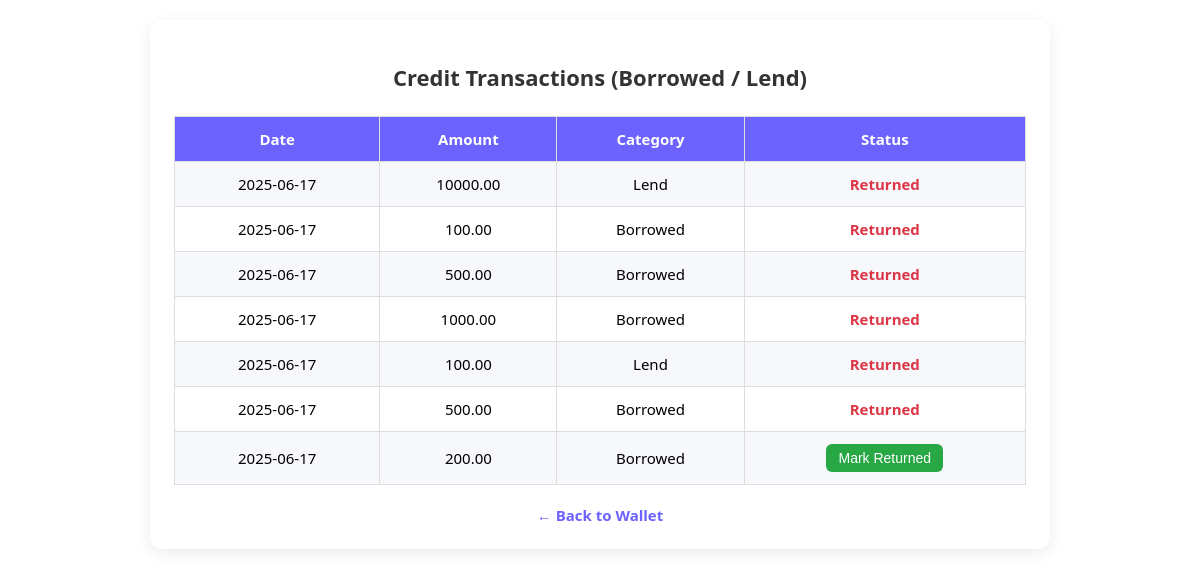
/credits/ (signed in), run on the app's committed database.
### myWalletapp/models.py (models this page shows, shortened)
class Transaction(models.Model):
    user = models.ForeignKey(User, on_delete=models.CASCADE)
    amount = models.DecimalField(
        max_digits=10,
        decimal_places=2,
        help_text="Transaction amount"
    )
    category = models.ForeignKey(
        Category,
        on_delete=models.CASCADE,
        related_name='transactions',
        help_text="Select or create a category"
    )
    description = models.CharField(
        max_length=100,
        blank=True,
        null=True,
        help_text="Optional transaction description"
    )
    date = models.DateTimeField(default=timezone.now)
    returned = models.BooleanField(default=False)
    return_date = models.DateTimeField(null=True, blank=True)
    class Meta:
        ordering = ['-date']
        verbose_name = "Transaction"
        verbose_name_plural = "Transactions"

class Category(models.Model):
    INCOME = 'IN'
    EXPENSE = 'EX'
    TYPE_CHOICES = [
        (INCOME, 'Income'),
        (EXPENSE, 'Expense'),
    ]
    user = models.ForeignKey(User, on_delete=models.CASCADE)
    name = models.CharField(
        max_length=50,
        validators=[MinLengthValidator(2)],
        help_text="Category name (e.g. Salary, Rent, Food)"
    )
    transaction_type = models.CharField(
        max_length=2,
        choices=TYPE_CHOICES,
        help_text="Income or Expense category"
    )
    is_default = models.BooleanField(default=False)
    class Meta:
        verbose_name_plural = "Categories"
        unique_together = ('user', 'name', 'transaction_type')
        ordering = ['transaction_type', 'name']

### myWalletapp/views.py (the view)
# urls.py: path('credits/', views.credit_view, name='credit_view'),
@login_required
def credit_view(request):
    credit_categories = Category.objects.filter(user=request.user, name__in=['Borrowed', 'Lend'])
    credits = Transaction.objects.filter(user=request.user, category__in=credit_categories)
    return render(request, 'credit_view.html', {
        'credits': credits
    })

### Template/credit_view.html (shortened to what this page needs)
<!DOCTYPE html>
<html lang="en">
<head>
</head>
<body>
<div class="container">
    <h2>Credit Transactions (Borrowed / Lend)</h2>
    <table>
        <tr>
            <th>Date</th>
            <th>Amount</th>
            <th>Category</th>
            <th>Status</th>
        </tr>
        {% for txn in credits %}
        <tr>
            <td>{{ txn.date|date:"Y-m-d" }}</td>
            <td>{{ txn.amount }}</td>
            <td>{{ txn.category.name }}</td>
            <td>
                {% if txn.returned %}
                    <span class="returned">Returned</span>
                {% else %}
                    <form action="{% url 'myWalletapp:mark_as_returned' txn.pk %}" method="post" style="margin: 0;">
                        <button type="submit">Mark Returned</button>
                    </form>
                {% endif %}
            </td>
        </tr>
        {% endfor %}
    </table>
    <a href="{% url 'myWalletapp:wallet' %}">← Back to Wallet</a>
</div>
</body>
</html>

### Template/credit_view.html (style rules this page uses)
* { box-sizing: border-box; }
body { font-family: 'Segoe UI', Tahoma, Geneva, Verdana, sans-serif; background-color: #ffffff; margin: 0; padding: 0; display: flex; justify-content: center; align-items: flex-start; min-height: 100vh; }
.container { background-color: #fff; padding: 24px; margin: 20px; border-radius: 12px; box-shadow: 0 4px 16px rgba(0, 0, 0, 0.08); width: 100%; max-width: 900px; overflow-x: auto; }
h2 { text-align: center; margin-bottom: 24px; color: #333; font-size: 22px; }
table { width: 100%; border-collapse: collapse; min-width: 600px; }
th, td { padding: 12px; text-align: center; border: 1px solid #ddd; font-size: 15px; }
th { background-color: #6c63ff; color: white; }
tr:nth-child(even) { background-color: #f7f8fc; }
button { background-color: #28a745; color: white; border: none; padding: 6px 12px; border-radius: 6px; cursor: pointer; transition: background-color 0.3s ease; font-size: 14px; }
.returned { font-weight: bold; color: #dc3545; }
a { display: block; text-align: center; text-decoration: none; font-weight: bold; color: #6c63ff; margin-top: 20px; font-size: 15px; }

### data on the page
Transaction: date "2025-06-17", amount "10000.00", category.name "Lend", returned "Returned"
Transaction: date "2025-06-17", amount "100.00", category.name "Borrowed", returned "Returned"
Transaction: date "2025-06-17", amount "500.00", category.name "Borrowed", returned "Returned"
Transaction: date "2025-06-17", amount "1000.00", category.name "Borrowed", returned "Returned"
Transaction: date "2025-06-17", amount "100.00", category.name "Lend", returned "Returned"
Transaction: date "2025-06-17", amount "500.00", category.name "Borrowed", returned "Returned"
Transaction: date "2025-06-17", amount "200.00", category.name "Borrowed", returned "Mark Returned"
